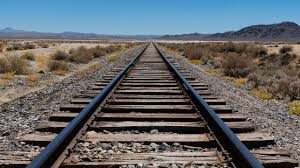
#> input picture Rail_road_2.png, 300 x 168 px, found by its file name
$ jupyter execute --allow-errors 230926_AX_Test.ipynb
#> lines starting #> are read from the running program, lines starting #| are printed output that depends on the picture; after the words box and inside, x2 and y2 are one past the last pixel; in counts of white or black regions, pixels touching at a corner belong together
<a href="https://colab.research.google.com/github/mckang6113875/AP_Test_OPEN/blob/main/230926_AX_Test.ipynb" target="_parent"></a>

[cell 1]
import cv2
import numpy as np
from matplotlib import pyplot as plt
from skimage import io
from skimage import color
from scipy import signal

Affine = io.imread('/content/AP_Test_OPEN/Rail_road_2.png')
#> Affine is the input picture: shape (168, 300, 3); mean R, G, B 100.8, 104.1, 106.9
rows, cols, ch = Affine.shape
#> rows = 168; cols = 300; ch = 3
print(Affine.shape) #(588,1024), (294, 512)
#| (168, 300, 3)

cv2.circle(Affine, (10,10), 10, (255,0,0),-1)
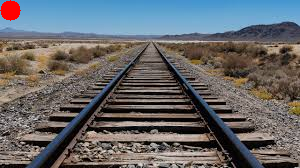
#> Affine: shape (168, 300, 3); 0.63% of pixels changed, all inside (x1, y1, x2, y2) = (0, 0, 21, 21)
cv2.circle(Affine, (410,10), 10, (0,255,0),-1)
cv2.circle(Affine, (10,310), 10, (0,0,255),-1)

pts1 = np.float32([[10,10],[410,10],[10,310]])
pts2 = np.float32([[10,10],[410,10],[10,450]])

M = cv2.getAffineTransform(pts1, pts2)

dst = cv2.warpAffine(Affine, M, (cols,rows))
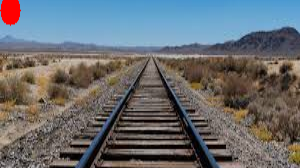
#> dst: shape (168, 300, 3); mean R, G, B 104.8, 108.4, 112.1

fig, axs = plt.subplots(1,2, figsize = (20, 8))
plt.subplot(121),plt.imshow(Affine),plt.title('image')
plt.subplot(122),plt.imshow(dst),plt.title('Affine')
plt.show()
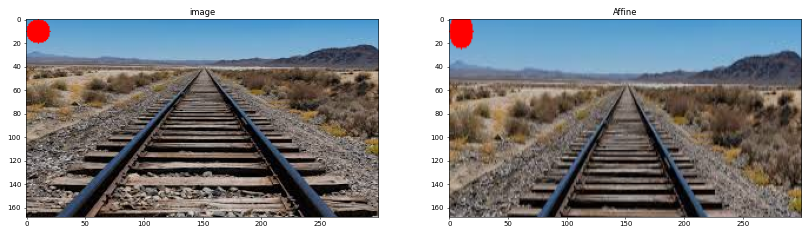
#> figure drawn by matplotlib, 2 panels

[cell 2]
import cv2
import numpy as np
from matplotlib import pyplot as plot

from skimage import io
from skimage import color
from scipy import signal

img = io.imread('/content/AP_Test_OPEN/Rail_road_2.png')
print(img.dtype)
#| uint8

cv2.circle(img, (330, 500), 5, (255,0,0), -1)
cv2.circle(img, (300, 550), 5, (0,255,0), -1)
cv2.circle(img, (720, 500), 5, (0,0,255), -1)
cv2.circle(img, (755, 550), 5, (0,0,0), -1)

pts1 = np.float32([[330,500], [300, 550], [720, 500], [755,550]])
pts2 = np.float32([[10,10], [10,150],[150,10], [150,150]])

M = cv2.getPerspectiveTransform(pts1, pts2)

dst = cv2.warpPerspective(img, M, (160, 160))
#> dst: shape (160, 160, 3); every value is 0

fig, axs = plt.subplots(1,2, figsize = (20, 5))
axs[0].imshow(img, cmap='gray')
axs[1].imshow(dst, cmap='gray')
txt= 'The result of Perspective Transformation'
plt.figtext(0.5, 0.01, txt, wrap=True, ha='center', fontsize=12)
plt.show
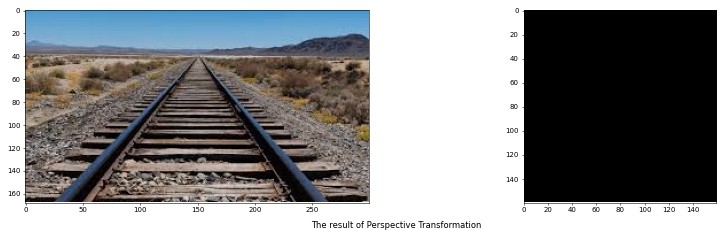
#> figure drawn by matplotlib, 2 panels

$ run again, with Rail_road_1.png copied over Rail_road_2.png
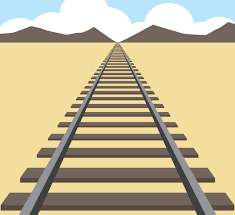
#> input picture Rail_road_1.png, 235 x 215 px, found by its file name
#> Affine is the input picture: shape (215, 235, 3); mean R, G, B 197.4, 185.1, 149.7
#| (215, 235, 3)
#> Affine: shape (215, 235, 3); 0.63% of pixels changed, all inside (x1, y1, x2, y2) = (0, 0, 21, 21)
#> `dst = cv2.warpAffine(Affine, M, (cols,rows))`:
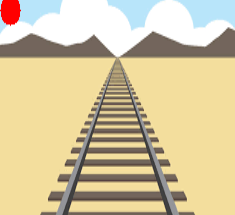
#> dst: shape (215, 235, 3); mean R, G, B 212.7, 198.2, 159.3
#| uint8
#> `[cell 2] import cv2 import numpy as np from matplotlib import pyplot a..`:
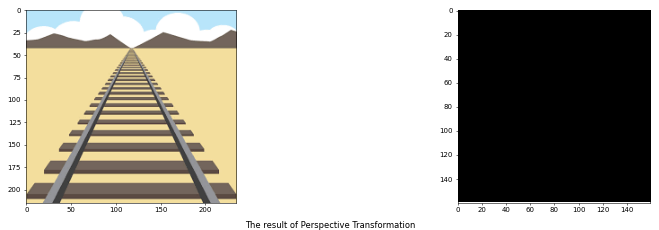
#> figure drawn by matplotlib, 2 panels

$ run again, with ChessBoard_1.jpg saved as Rail_road_2.png
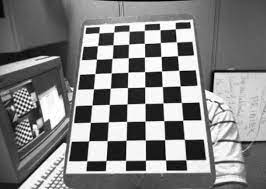
#> input picture ChessBoard_1.jpg, 266 x 189 px, found by its file name
#> Affine is the input picture: shape (189, 266, 3); min 0, max 255, mean 130.9
#| (189, 266, 3)
#> Affine: shape (189, 266, 3); 0.63% of pixels changed, all inside (x1, y1, x2, y2) = (0, 0, 21, 21)
#> `dst = cv2.warpAffine(Affine, M, (cols,rows))`:
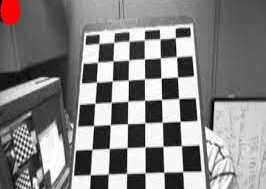
#> dst: shape (189, 266, 3); mean R, G, B 133.7, 131.5, 131.5
#| uint8
#> `[cell 2] import cv2 import numpy as np from matplotlib import pyplot a..`:
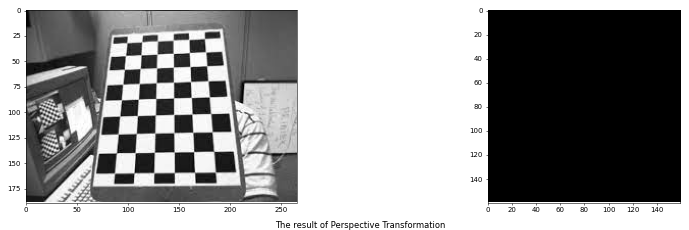
#> figure drawn by matplotlib, 2 panels
